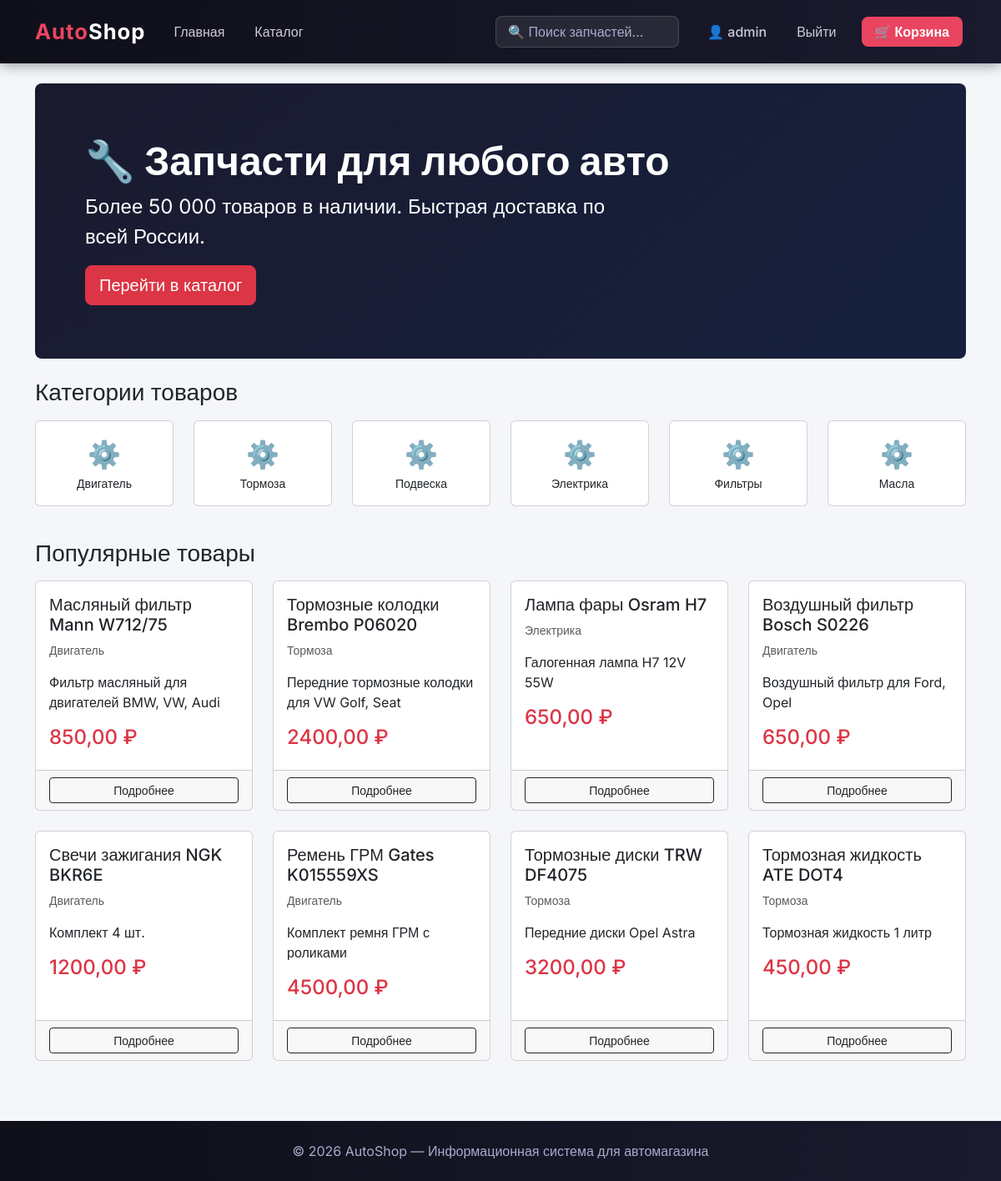
The app's page / (signed in) with its own data.
### store/models.py (models this page shows, shortened)
class Category(models.Model):
    name = models.CharField(max_length=200, verbose_name='Название')
    slug = models.SlugField(unique=True)
    class Meta:
        verbose_name = 'Категория'
        verbose_name_plural = 'Категории'

class Product(models.Model):
    category = models.ForeignKey(Category, on_delete=models.CASCADE, verbose_name='Категория')
    name = models.CharField(max_length=200, verbose_name='Название')
    description = models.TextField(verbose_name='Описание', blank=True)
    price = models.DecimalField(max_digits=10, decimal_places=2, verbose_name='Цена')
    stock = models.PositiveIntegerField(default=0, verbose_name='Остаток')
    available = models.BooleanField(default=True, verbose_name='В наличии')
    created = models.DateTimeField(auto_now_add=True)
    class Meta:
        verbose_name = 'Товар'
        verbose_name_plural = 'Товары'

### store/views.py (the view)
# urls.py: path('', views.index, name='index'),
def index(request):
    products = Product.objects.filter(available=True)[:8]
    categories = Category.objects.all()
    return render(request, 'store/index.html', {'products': products, 'categories': categories})

### templates/store/index.html (shortened to what this page needs)
{% extends 'base.html' %}
{% block content %}
<div class="p-5 mb-4 rounded-3" style="background: linear-gradient(135deg, #1a1a2e, #16213e); color: white;">
    <div class="container-fluid py-3">
        <h1 class="display-5 fw-bold">🔧 Запчасти для любого авто</h1>
        <p class="col-md-8 fs-4">Более 50 000 товаров в наличии. Быстрая доставка по всей России.</p>
        <a href="/catalog/" class="btn btn-danger btn-lg">Перейти в каталог</a>
    </div>
</div>
<h3 class="mb-3">Категории товаров</h3>
<div class="row mb-4">
    {% for category in categories %}
    <div class="col-md-2 col-4 mb-3">
        <a href="/catalog/?category={{ category.slug }}" class="text-decoration-none">
            <div class="card text-center p-3">
                <div style="font-size:2rem;">⚙️</div>
                <small class="text-dark">{{ category.name }}</small>
            </div>
        </a>
    </div>
    {% empty %}
    <p class="text-muted">Категории пока не добавлены.</p>
    {% endfor %}
</div>
<h3 class="mb-3">Популярные товары</h3>
<div class="row">
    {% for product in products %}
    <div class="col-md-3 mb-4">
        <div class="card h-100">
            <div class="card-body">
                <h5 class="card-title">{{ product.name }}</h5>
                <p class="text-muted small">{{ product.category.name }}</p>
                <p class="card-text">{{ product.description|truncatechars:80 }}</p>
                <h4 class="text-danger">{{ product.price }} ₽</h4>
            </div>
            <div class="card-footer">
                <a href="/product/{{ product.pk }}/" class="btn btn-outline-dark btn-sm w-100">Подробнее</a>
            </div>
        </div>
    </div>
    {% empty %}
    <p class="text-muted">Товары пока не добавлены.</p>
    {% endfor %}
</div>
{% endblock %}

### templates/base.html (shortened to what this page needs)
<!DOCTYPE html>
<html lang="ru">
<head>
    <link href="https://cdn.jsdelivr.net/npm/bootstrap@5.3.0/dist/css/bootstrap.min.css" rel="stylesheet">
</head>
<body>
<nav class="navbar navbar-expand-lg navbar-dark">
    <div class="container">
        <a class="navbar-brand" href="/">Auto<span>Shop</span></a>
        <div class="collapse navbar-collapse" id="navMenu">
            <ul class="navbar-nav me-auto mb-2 mb-lg-0">
                <li class="nav-item"><a class="nav-link" href="/">Главная</a></li>
                <li class="nav-item"><a class="nav-link" href="/catalog/">Каталог</a></li>
            </ul>
            <form class="me-3" action="/catalog/" method="get">
                <input class="nav-search" type="text" name="q" placeholder="🔍 Поиск запчастей...">
            </form>
            <ul class="navbar-nav align-items-center">
                {% if user.is_authenticated %}
                    <li class="nav-item"><a class="nav-link" href="/profile/">👤 {{ user.username }}</a></li>
                    <li class="nav-item"><a class="nav-link" href="/logout/">Выйти</a></li>
                {% else %}
                    <li class="nav-item"><a class="nav-link" href="/login/">Войти</a></li>
                    <li class="nav-item"><a class="nav-link" href="/register/">Регистрация</a></li>
                {% endif %}
                <li class="nav-item ms-2"><a class="nav-link nav-cart" href="/cart/">🛒 Корзина</a></li>
            </ul>
        </div>
    </div>
</nav>
<div class="container mt-4">
    {% block content %}{% endblock %}
</div>
<footer class="mt-5 py-4 text-center">
    <p class="mb-0">© 2026 AutoShop — Информационная система для автомагазина</p>
</footer>
</body>
</html>

### templates/base.html (style rules this page uses)
body { background-color: #f4f6f9; font-family: 'Inter', sans-serif; }
.navbar { background: linear-gradient(90deg, #0f0f1a, #1a1a2e) !important; padding: 14px 0; box-shadow: 0 2px 15px rgba(0,0,0,0.4); }
.navbar-brand { color: #e94560 !important; font-weight: 700; font-size: 1.6rem; letter-spacing: 1px; }
.navbar-brand span { color: #ffffff; }
.nav-link { color: #ccccdd !important; font-weight: 500; margin: 0 4px; padding: 6px 14px !important; border-radius: 6px; transition: all 0.2s; }
.nav-cart { background: #e94560; color: white !important; border-radius: 8px; padding: 6px 16px !important; font-weight: 600; }
.nav-search { background: rgba(255,255,255,0.08); border: 1px solid rgba(255,255,255,0.15); border-radius: 8px; color: white; padding: 6px 14px; outline: none; width: 220px; }
.nav-search::placeholder { color: #aaaacc; }
footer { background: linear-gradient(90deg, #0f0f1a, #1a1a2e); color: #aaaacc; }

### records on screen
Category: name "Двигатель"
Category: name "Тормоза"
Category: name "Подвеска"
Category: name "Электрика"
Category: name "Фильтры"
Category: name "Масла"
Product: name "Масляный фильтр Mann W712/75", category.name "Двигатель", description "Фильтр масляный для двигателей BMW, VW, Audi", price "850,00"
Product: name "Тормозные колодки Brembo P06020", category.name "Тормоза", description "Передние тормозные колодки для VW Golf, Seat", price "2400,00"
Product: name "Лампа фары Osram H7", category.name "Электрика", description "Галогенная лампа H7 12V 55W", price "650,00"
Product: name "Воздушный фильтр Bosch S0226", category.name "Двигатель", description "Воздушный фильтр для Ford, Opel", price "650,00"
Product: name "Свечи зажигания NGK BKR6E", category.name "Двигатель", description "Комплект 4 шт.", price "1200,00"
Product: name "Ремень ГРМ Gates K015559XS", category.name "Двигатель", description "Комплект ремня ГРМ с роликами", price "4500,00"
Product: name "Тормозные диски TRW DF4075", category.name "Тормоза", description "Передние диски Opel Astra", price "3200,00"
Product: name "Тормозная жидкость ATE DOT4", category.name "Тормоза", description "Тормозная жидкость 1 литр", price "450,00"

### other values on screen
{{ user.username }} "admin"
